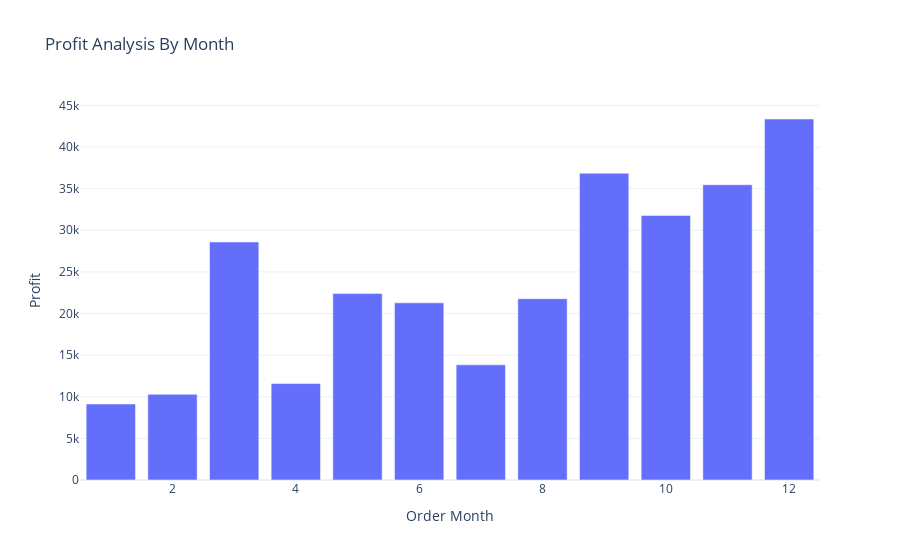

The cell this chart's notebook holds for it:
### Code cell
fig = px.bar(profit_by_month,
              x='Order Month',
              y='Profit',
              title='Profit Analysis By Month')
fig.show()

### Figure 1 — Plotly figure (JSON) as saved in the notebook; plotly's stock layout.template omitted (floating-point values rounded to 4 significant figures)
{"data": [{"hovertemplate": "Order Month=%{x}<br>Profit=%{y}<extra></extra>", "legendgroup": "", "marker": {"color": "#636efa", "pattern": {"shape": ""}}, "name": "", "orientation": "v", "showlegend": false, "textposition": "auto", "type": "bar", "x": [1, 2, 3, 4, 5, 6, 7, 8, 9, 10, 11, 12], "xaxis": "x", "y": [9134.0, 10290.0, 28590.0, 11590.0, 22410.0, 21290.0, 13830.0, 21780.0, 36860.0, 31780.0, 35470.0, 43370.0], "yaxis": "y"}], "layout": {"barmode": "relative", "legend": {"tracegroupgap": 0}, "title": {"text": "Profit Analysis By Month"}, "xaxis": {"anchor": "y", "domain": [0, 1], "title": {"text": "Order Month"}}, "yaxis": {"anchor": "x", "domain": [0, 1], "title": {"text": "Profit"}}}}
